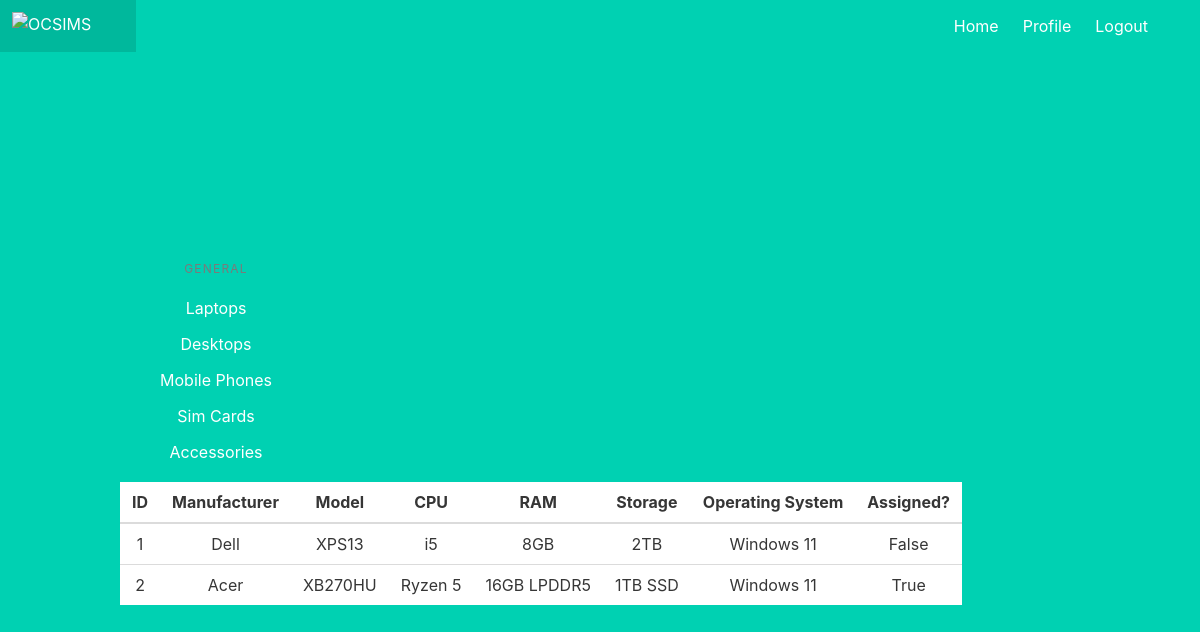
The app's page /laptops (signed in) with its own data.
### models.py (models this page shows)
class Laptops(db.Model):
    id = db.Column(db.Integer, primary_key=True)
    manufactor = db.Column(db.String(50), unique=True)
    model = db.Column(db.String(50))
    cpu = db.Column(db.String(50))
    ram = db.Column(db.String(50))
    storage = db.Column(db.String(50))
    operating_system = db.Column(db.String(50))
    assigned = db.Column(db.Boolean)

### main.py (the view)
@main.route('/laptops')
@login_required
def laptops():
    laptop = Laptops.query
    return render_template('laptops.html', laptop=laptop)

### __init__.py (called while the page is built)
def create_app():
    app = Flask(__name__)
    app.config['SECRET_KEY'] = 'secret-key-goes-here'
    app.config['SQLALCHEMY_DATABASE_URI'] = 'sqlite:///db.sqlite'
    db.init_app(app)
    from .auth import auth as auth_blueprint
    app.register_blueprint(auth_blueprint)
    from .main import main as main_blueprint
    app.register_blueprint(main_blueprint)
    login_manager = LoginManager()
    login_manager.login_view = 'auth.login'
    login_manager.init_app(app)
    from .models import User
    @login_manager.user_loader
    def load_user(user_id):
        return User.query.get(int(user_id))
    return app

### templates/laptops.html
{% extends "profile.html" %}
{% block content %}
  <div class="column is-one-fifth">
    <aside class="menu">
      <p class="menu-label">
        General
      </p>
      <ul class="menu-list">
        <li><a>Laptops</a></li>
        <li><a>Desktops</a></li>
        <li><a>Mobile Phones</a></li>
        <li><a>Sim Cards</a></li>
        <li><a>Accessories</a></li>
      </ul>
    </aside>
  </div>
  <table id="data" class="table table-striped">
    <thead>
      <tr>
        <th>ID</th>
        <th>Manufacturer</th>
        <th>Model</th>
        <th>CPU</th>
        <th>RAM</th>
        <th>Storage</th>
        <th>Operating System</th>
        <th>Assigned?</th>
      </tr>
    </thead>
    <tbody>
      {% for la in laptop %}
        <tr>
          <td>{{ la.id }}</td>
          <td>{{ la.manufactor }}</td>
          <td>{{ la.model }}</td>
          <td>{{ la.cpu }}</td>
          <td>{{ la.ram }}</td>
          <td>{{ la.storage }}</td>
          <td>{{ la.operating_system }}</td>
          <td>{{ la.assigned }}</td>
        </tr>
      {% endfor %}
    </tbody>
  </table>
{% endblock %}

### records on screen
Laptops: id "1", manufactor "Dell", model "XPS13", cpu "i5", ram "8GB", storage "2TB", operating_system "Windows 11", assigned "False"
Laptops: id "2", manufactor "Acer", model "XB270HU", cpu "Ryzen 5", ram "16GB LPDDR5", storage "1TB SSD", operating_system "Windows 11", assigned "True"
